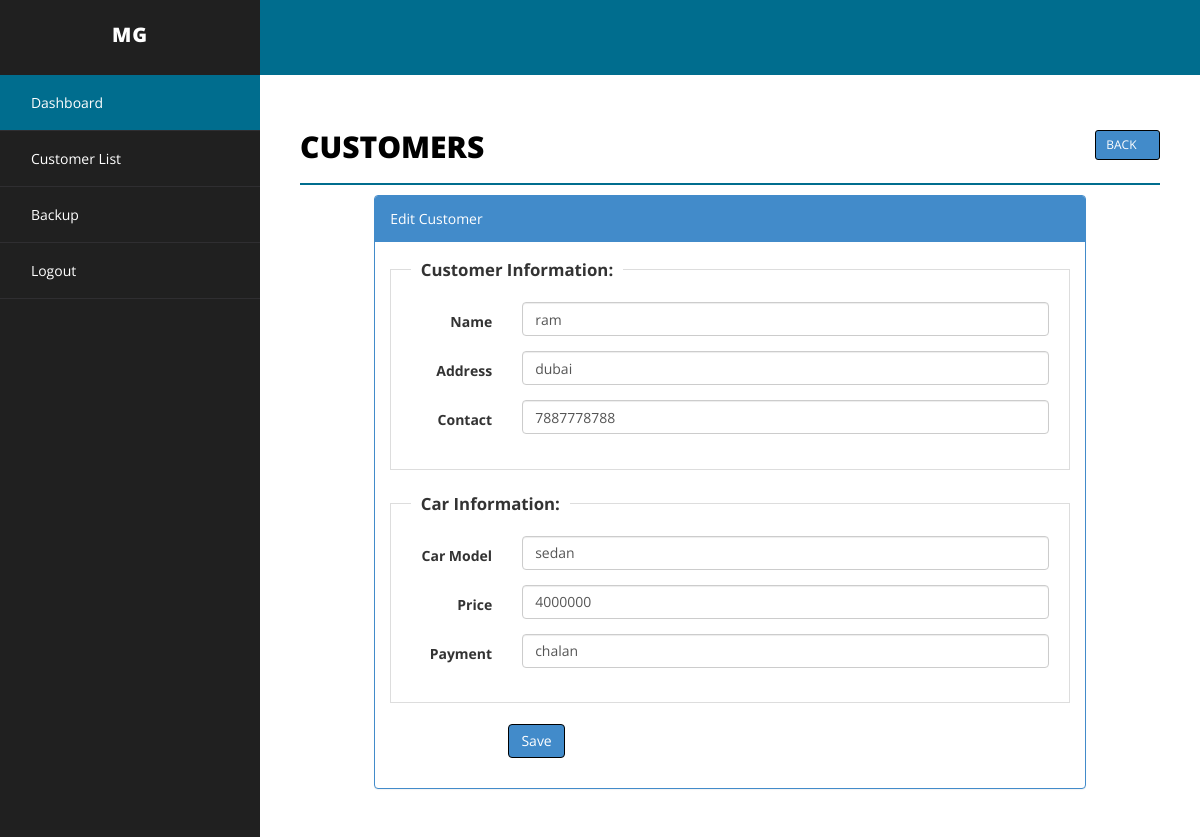
The app's page /customer.php?action=edit&id=1 (signed in) with its own data.
### tables this page shows
CREATE TABLE `customer` (
  `id` int(255) NOT NULL,
  `cname` varchar(255) NOT NULL,
  `address` varchar(255) NOT NULL,
  `contact` varchar(255) NOT NULL,
  `model` varchar(255) NOT NULL,
  `price` varchar(255) NOT NULL,
  `payment` varchar(255) NOT NULL,
  `delete_status` enum('0','1') NOT NULL DEFAULT '0'
);

### customer.php (the view, shortened to what this page needs)
<?php
include("php/dbconnect.php");
$cname='';
$address='';
$contact='';
$model='';
$price = '';
$payment='';
$action = "add";
if(isset($_GET['action']) && $_GET['action']=="edit" ){
$id = isset($_GET['id'])?mysqli_real_escape_string($conn,$_GET['id']):'';
$sqlEdit = $conn->query("SELECT * FROM customer WHERE id='".$id."'");
if($sqlEdit->num_rows)
{
$rowsEdit = $sqlEdit->fetch_assoc();
extract($rowsEdit);
$action = "update";
}else
{
$_GET['action']="";
}
}
?>
<!DOCTYPE html>
<html xmlns="http://www.w3.org/1999/xhtml">
<head>
    <link href="css/bootstrap.css" rel="stylesheet" />
    <link href="css/font-awesome.css" rel="stylesheet" />
    <link href="css/basic.css" rel="stylesheet" />
    <link href="css/custom.css" rel="stylesheet" />
	<link href="css/ui.css" rel="stylesheet" />
	<link href="css/datepicker.css" rel="stylesheet" />
</head>
<?php
include("php/header.php");
?>
        <div id="page-wrapper">
            <div id="page-inner">
                <div class="row">
                    <div class="col-md-12">
                        <h1 class="page-head-line">Customers
						<?php
						echo (isset($_GET['action']) && @$_GET['action']=="add" || @$_GET['action']=="edit")?
						' <a href="customer.php" class="btn btn-primary btn-sm pull-right">Back <i class="glyphicon glyphicon-arrow-right"></i></a>':'<a href="customer.php?action=add" class="btn btn-primary btn-sm pull-right"><i class="glyphicon glyphicon-plus"></i> Add </a>';
						?>
						</h1>
                    </div>
                </div>
        <?php
		 if(isset($_GET['action']) && @$_GET['action']=="add" || @$_GET['action']=="edit")
		 {
		?>
                <div class="row">
                    <div class="col-sm-10 col-sm-offset-1">
               			<div class="panel panel-primary">
                        <div class="panel-heading">
                           <?php echo ($action=="add")? "Add Customer": "Edit Customer"; ?>
                        </div>
						<form action="customer.php" method="post" id="signupForm1" class="form-horizontal">
                        <div class="panel-body">
						<fieldset class="scheduler-border" >
						 <legend  class="scheduler-border">Customer Information:</legend>
						<div class="form-group">
								<label class="col-sm-2 control-label" for="Old">Name</label>
								<div class="col-sm-10">
									<input type="text" class="form-control" id="cname" name="cname" value="<?php echo $cname;?>"  />
								</div>
							</div>
						<div class="form-group">
								<label class="col-sm-2 control-label" for="Old">Address</label>
								<div class="col-sm-10">
									<input type="text" class="form-control" id="address" name="address" value="<?php echo $address;?>" />
								</div>
							</div>
							<div class="form-group">
								<label class="col-sm-2 control-label" for="Old">Contact</label>
								<div class="col-sm-10">
									<input type="text" class="form-control" id="contact" name="contact" value="<?php echo $contact;?>" maxlength="10" />
								</div>
							</div>
						 </fieldset>
							<fieldset class="scheduler-border" >
						 <legend  class="scheduler-border">Car Information:</legend>
						<div class="form-group">
								<label class="col-sm-2 control-label" for="Old">Car Model </label>
								<div class="col-sm-10">
									<input type="text" class="form-control" id="model" name="model" value="<?php echo $model;?>" />
								</div>
						</div>
						<div class="form-group">
								<label class="col-sm-2 control-label" for="Old">Price </label>
								<div class="col-sm-10">
									<input type="text" class="form-control" id="price" name="price" value="<?php echo $price;?>" />
								</div>
						</div>
						<div class="form-group">
								<label class="col-sm-2 control-label" for="Old">Payment </label>
								<div class="col-sm-10">
									<input type="text" class="form-control" id="payment" name="payment" value="<?php echo $payment;?>" />
								</div>
						</div>
							</fieldset>
						<div class="form-group">
								<div class="col-sm-8 col-sm-offset-2">
									<button type="submit" name="save" class="btn btn-primary">Save </button>
								</div>
							</div>
                         </div>
							</form>
                        </div>
                            </div>
                </div>
		<?php
		}
		?>
            </div>
        </div>
    </div>
</body>
</html>

### css/basic.css (style rules this page uses)
body { font-family: 'Open Sans', sans-serif; line-height:25px; }
#page-wrapper { padding: 15px 15px; min-height: 600px; background: #F3F3F3; }
#page-inner { width: 100%; margin: 10px 20px 10px 0px; background-color: #fff!important; padding: 10px; min-height: 1200px; }
.page-head-line { font-size: 30px; text-transform: uppercase; color: #000; font-weight: 800; padding-bottom: 20px; border-bottom: 2px solid #006d8e; margin-bottom: 10px; }
@media (min-width:768px) { #page-wrapper { margin: 0 0 0 260px; padding: 15px 30px; min-height: 1200px; background-color: #fff; } }

### css/custom.css (style rules this page uses)
fieldset.scheduler-border { border: 1px groove #ddd !important; padding: 0 1.4em 1.4em 1.4em !important; margin: 0 0 1.5em 0 !important; -webkit-box-shadow: 0px 0px 0px 0px #000 ; box-shadow: 0px 0px 0px 0px #000 ; }
legend.scheduler-border { font-size: 1.2em !important; font-weight: bold !important; text-align: left !important; width:auto; padding:0 10px; border-bottom:none; }

### records on screen
customer: cname "ram", address "dubai", contact "7887778788", model "sedan", price "4000000", payment "chalan"
